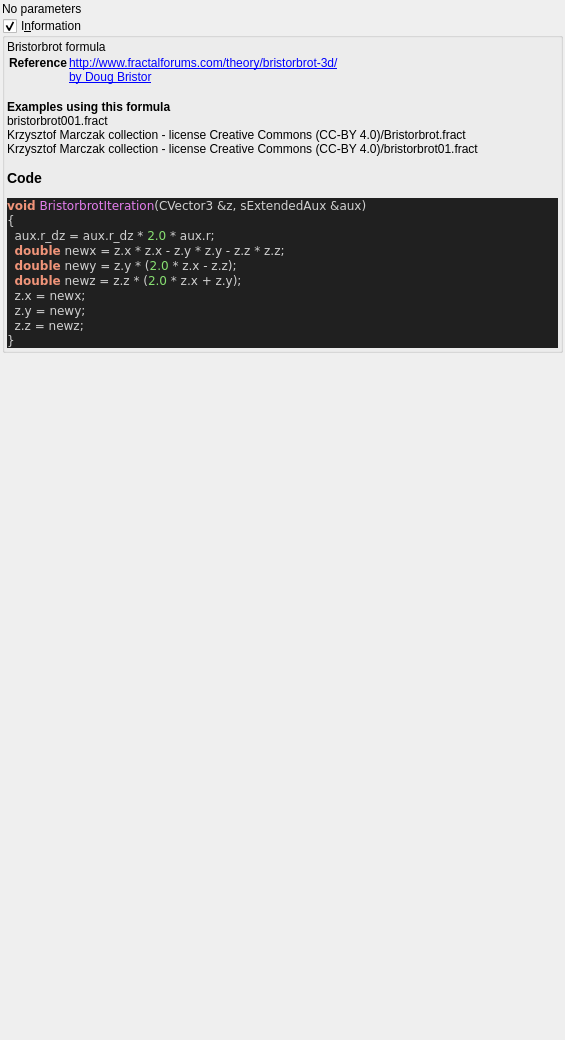
<?xml version="1.0" encoding="UTF-8"?>
<ui version="4.0">
 <class>bristorbrot</class>
 <widget class="QWidget" name="Form">
  <property name="geometry">
   <rect>
    <x>0</x>
    <y>0</y>
    <width>565</width>
    <height>1040</height>
   </rect>
  </property>
  <property name="windowTitle">
   <string notr="true">bristorbrot</string>
  </property>
  <layout class="QVBoxLayout" name="verticalLayout">
   <property name="spacing">
    <number>2</number>
   </property>
   <property name="leftMargin">
    <number>2</number>
   </property>
   <property name="topMargin">
    <number>2</number>
   </property>
   <property name="rightMargin">
    <number>2</number>
   </property>
   <property name="bottomMargin">
    <number>2</number>
   </property>
   <item>
    <widget class="QLabel" name="label">
     <property name="text">
      <string>No parameters</string>
     </property>
    </widget>
   </item>
   <item>
    <widget class="MyGroupBox" name="groupCheck_info">
     <property name="title">
      <string>I&amp;nformation</string>
     </property>
     <property name="flat">
      <bool>false</bool>
     </property>
     <property name="checkable">
      <bool>true</bool>
     </property>
     <layout class="QVBoxLayout" name="verticalLayout_2">
      <property name="spacing">
       <number>2</number>
      </property>
      <property name="leftMargin">
       <number>2</number>
      </property>
      <property name="topMargin">
       <number>2</number>
      </property>
      <property name="rightMargin">
       <number>2</number>
      </property>
      <property name="bottomMargin">
       <number>2</number>
      </property>
      <item>
       <widget class="QLabel" name="label_code_content">
        <property name="text">
         <string notr="true">&lt;p&gt;Bristorbrot formula&lt;/p&gt;&lt;table&gt;
&lt;tr&gt;&lt;th&gt;Reference&lt;/th&gt;&lt;td&gt;&lt;a href=&quot;http://www.fractalforums.com/theory/bristorbrot-3d/&quot;&gt;http://www.fractalforums.com/theory/bristorbrot-3d/&lt;br&gt;
&lt;a href=&quot;by Doug Bristor&quot;&gt;by Doug Bristor&lt;br&gt;
&lt;/td&gt;&lt;/tr&gt;
&lt;/table&gt;
&lt;br&gt;&lt;b&gt;Examples using this formula&lt;/b&gt;&lt;br&gt;bristorbrot001.fract&lt;br&gt;Krzysztof Marczak collection - license Creative Commons (CC-BY 4.0)/Bristorbrot.fract&lt;br&gt;Krzysztof Marczak collection - license Creative Commons (CC-BY 4.0)/bristorbrot01.fract&lt;h3&gt;Code&lt;/h3&gt;
&lt;body style=&quot;background-color:#202020&quot;&gt;
&lt;pre style=&quot;color:#d0d0d0; background-color:#202020;  font-family:'Courier New',monospace;&quot;&gt;&lt;span style=&quot;color:#f09479; font-weight:bold&quot;&gt;void&lt;/span&gt; &lt;span style=&quot;color:#e47eed&quot;&gt;BristorbrotIteration&lt;/span&gt;&lt;span style=&quot;color:#d0d0d0&quot;&gt;(&lt;/span&gt;CVector3 &lt;span style=&quot;color:#d0d0d0&quot;&gt;&amp;amp;&lt;/span&gt;z&lt;span style=&quot;color:#d0d0d0&quot;&gt;,&lt;/span&gt; sExtendedAux &lt;span style=&quot;color:#d0d0d0&quot;&gt;&amp;amp;&lt;/span&gt;aux&lt;span style=&quot;color:#d0d0d0&quot;&gt;)&lt;/span&gt;
&lt;span style=&quot;color:#d0d0d0&quot;&gt;{&lt;/span&gt;
  aux&lt;span style=&quot;color:#d0d0d0&quot;&gt;.&lt;/span&gt;r_dz &lt;span style=&quot;color:#d0d0d0&quot;&gt;=&lt;/span&gt; aux&lt;span style=&quot;color:#d0d0d0&quot;&gt;.&lt;/span&gt;r_dz &lt;span style=&quot;color:#d0d0d0&quot;&gt;*&lt;/span&gt; &lt;span style=&quot;color:#87df71&quot;&gt;2.0&lt;/span&gt; &lt;span style=&quot;color:#d0d0d0&quot;&gt;*&lt;/span&gt; aux&lt;span style=&quot;color:#d0d0d0&quot;&gt;.&lt;/span&gt;r&lt;span style=&quot;color:#d0d0d0&quot;&gt;;&lt;/span&gt;
  &lt;span style=&quot;color:#f09479; font-weight:bold&quot;&gt;double&lt;/span&gt; newx &lt;span style=&quot;color:#d0d0d0&quot;&gt;=&lt;/span&gt; z&lt;span style=&quot;color:#d0d0d0&quot;&gt;.&lt;/span&gt;x &lt;span style=&quot;color:#d0d0d0&quot;&gt;*&lt;/span&gt; z&lt;span style=&quot;color:#d0d0d0&quot;&gt;.&lt;/span&gt;x &lt;span style=&quot;color:#d0d0d0&quot;&gt;-&lt;/span&gt; z&lt;span style=&quot;color:#d0d0d0&quot;&gt;.&lt;/span&gt;y &lt;span style=&quot;color:#d0d0d0&quot;&gt;*&lt;/span&gt; z&lt;span style=&quot;color:#d0d0d0&quot;&gt;.&lt;/span&gt;y &lt;span style=&quot;color:#d0d0d0&quot;&gt;-&lt;/span&gt; z&lt;span style=&quot;color:#d0d0d0&quot;&gt;.&lt;/span&gt;z &lt;span style=&quot;color:#d0d0d0&quot;&gt;*&lt;/span&gt; z&lt;span style=&quot;color:#d0d0d0&quot;&gt;.&lt;/span&gt;z&lt;span style=&quot;color:#d0d0d0&quot;&gt;;&lt;/span&gt;
  &lt;span style=&quot;color:#f09479; font-weight:bold&quot;&gt;double&lt;/span&gt; newy &lt;span style=&quot;color:#d0d0d0&quot;&gt;=&lt;/span&gt; z&lt;span style=&quot;color:#d0d0d0&quot;&gt;.&lt;/span&gt;y &lt;span style=&quot;color:#d0d0d0&quot;&gt;* (&lt;/span&gt;&lt;span style=&quot;color:#87df71&quot;&gt;2.0&lt;/span&gt; &lt;span style=&quot;color:#d0d0d0&quot;&gt;*&lt;/span&gt; z&lt;span style=&quot;color:#d0d0d0&quot;&gt;.&lt;/span&gt;x &lt;span style=&quot;color:#d0d0d0&quot;&gt;-&lt;/span&gt; z&lt;span style=&quot;color:#d0d0d0&quot;&gt;.&lt;/span&gt;z&lt;span style=&quot;color:#d0d0d0&quot;&gt;);&lt;/span&gt;
  &lt;span style=&quot;color:#f09479; font-weight:bold&quot;&gt;double&lt;/span&gt; newz &lt;span style=&quot;color:#d0d0d0&quot;&gt;=&lt;/span&gt; z&lt;span style=&quot;color:#d0d0d0&quot;&gt;.&lt;/span&gt;z &lt;span style=&quot;color:#d0d0d0&quot;&gt;* (&lt;/span&gt;&lt;span style=&quot;color:#87df71&quot;&gt;2.0&lt;/span&gt; &lt;span style=&quot;color:#d0d0d0&quot;&gt;*&lt;/span&gt; z&lt;span style=&quot;color:#d0d0d0&quot;&gt;.&lt;/span&gt;x &lt;span style=&quot;color:#d0d0d0&quot;&gt;+&lt;/span&gt; z&lt;span style=&quot;color:#d0d0d0&quot;&gt;.&lt;/span&gt;y&lt;span style=&quot;color:#d0d0d0&quot;&gt;);&lt;/span&gt;
  z&lt;span style=&quot;color:#d0d0d0&quot;&gt;.&lt;/span&gt;x &lt;span style=&quot;color:#d0d0d0&quot;&gt;=&lt;/span&gt; newx&lt;span style=&quot;color:#d0d0d0&quot;&gt;;&lt;/span&gt;
  z&lt;span style=&quot;color:#d0d0d0&quot;&gt;.&lt;/span&gt;y &lt;span style=&quot;color:#d0d0d0&quot;&gt;=&lt;/span&gt; newy&lt;span style=&quot;color:#d0d0d0&quot;&gt;;&lt;/span&gt;
  z&lt;span style=&quot;color:#d0d0d0&quot;&gt;.&lt;/span&gt;z &lt;span style=&quot;color:#d0d0d0&quot;&gt;=&lt;/span&gt; newz&lt;span style=&quot;color:#d0d0d0&quot;&gt;;&lt;/span&gt;
&lt;span style=&quot;color:#d0d0d0&quot;&gt;}&lt;/span&gt;
&lt;/pre&gt;
&lt;/body&gt;</string>
        </property>
        <property name="wordWrap">
         <bool>true</bool>
        </property>
        <property name="openExternalLinks">
         <bool>true</bool>
        </property>
        <property name="textInteractionFlags">
         <set>Qt::LinksAccessibleByMouse|Qt::TextSelectableByMouse</set>
        </property>
       </widget>
      </item>
     </layout>
    </widget>
   </item>
   <item>
    <spacer name="verticalSpacer">
     <property name="orientation">
      <enum>Qt::Vertical</enum>
     </property>
     <property name="sizeHint" stdset="0">
      <size>
       <width>20</width>
       <height>40</height>
      </size>
     </property>
    </spacer>
   </item>
  </layout>
 </widget>
 <customwidgets>
  <customwidget>
   <class>MyGroupBox</class>
   <extends>QGroupBox</extends>
   <header>my_group_box.h</header>
   <container>1</container>
  </customwidget>
 </customwidgets>
 <tabstops>
  <tabstop>groupCheck_info</tabstop>
 </tabstops>
 <resources/>
 <connections/>
</ui>
